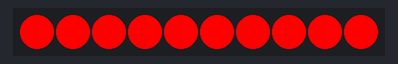
The sketch below on a simulated Arduino Uno, built with avr-gcc and run on an emulated ATmega328P. Shown: 10 RGB LEDs in strip order, left to right.

Above: at 1.1 s.
At 2.1 s:
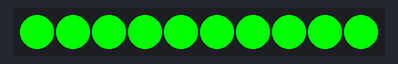
At 3.1 s:
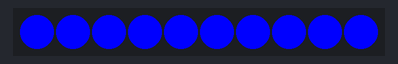

The sketch:

M5StackFire_NeoPixelDemo2.ino
```cpp
/*
 neo pixel test
 please install the Adafruit library first!
 October 2019, Toppppp
*/

#include <Adafruit_NeoPixel.h>

#define M5STACK_FIRE_NEO_NUM_LEDS 10
#define M5STACK_FIRE_NEO_DATA_PIN 15

Adafruit_NeoPixel pixels = Adafruit_NeoPixel(M5STACK_FIRE_NEO_NUM_LEDS, M5STACK_FIRE_NEO_DATA_PIN, NEO_GRB + NEO_KHZ800);

void setup()
{
  pixels.begin();
  delay(10);
  /* Fill all pixels with black */
  for(int i=0; i<pixels.numPixels(); i++) { // For each pixel in pixels...
    pixels.setPixelColor(i, pixels.Color(0,   0,   0));         //  Set pixel's color (in RAM)
  }
  pixels.show();
  pixels.show(); // This library has a bug for the first LED, so we need to invoke this function twice

}

void loop() {


  delay(1000);
  for(int i=0; i<pixels.numPixels(); i++) {
    pixels.setPixelColor(i, pixels.Color(255,   0,   0));
  }
  pixels.show();
  delay(1000);
  for(int i=0; i<pixels.numPixels(); i++) {
    pixels.setPixelColor(i, pixels.Color(0,   255,   0));
  }
  pixels.show();
  delay(1000);
  for(int i=0; i<pixels.numPixels(); i++) {
    pixels.setPixelColor(i, pixels.Color(0,   0,   255));
  }
  pixels.show();
  delay(1000);
  for(int i=0; i<pixels.numPixels(); i++) {
    pixels.setPixelColor(i, pixels.Color(0,   0,   0));
  }
  pixels.show();
}
```

Measured:
- by itself, everything shown: repeats every 4.0 s, in 4 steps
- what the display in image 0 shows lasts 1.0 s, from 1.0 s to 2.0 s
